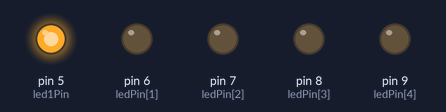
This sketch was run on a simulated Arduino Uno, built with avr-gcc and run on an emulated ATmega328P. Shown: output pins drawn as LEDs (lit = HIGH).

Above: at 0.5 s.
At 1.5 s:
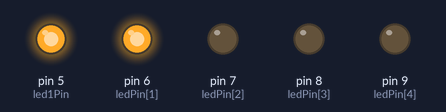
At 2.5 s:
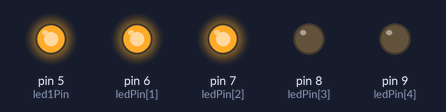
At 3.5 s:
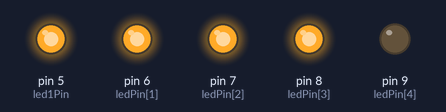
At 4.5 s:
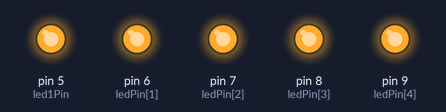
Timing chart, 0 to 5.8 s (numbered marks = the images above):
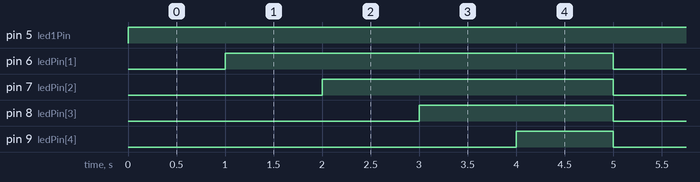

The sketch:

Programmers_Die.ino
```cpp
// which digital pins are the LEDs on
//a array is a collection of variables

int led1Pin = 5;
int led2Pin = 6;
int led3Pin = 7;
int led4Pin = 8;
int led5Pin = 9;

int ledPin[] = {5,6,7,8,9};

void setup() {
 //set up all LED pins to output mode
   for(int i = 0; i < 5; i++){
    pinMode(ledPin[i],OUTPUT);
  }

  pinMode(led1Pin, OUTPUT);

}

void loop() {
  for(int i = 0; i < 5; i++){
    digitalWrite(ledPin[i],LOW);
  }
  for(int i = 0; i < 5; i++){
    digitalWrite(ledPin[i],HIGH);
    delay(1000);
}

}
```

Measured:
- by itself, pin 5 (led1Pin): LOW → HIGH at 0.00 s
- by itself, pin 6 (ledPin[1]): alternates HIGH for 4.0 s and LOW for 1.0 s
- by itself, pin 7 (ledPin[2]): alternates HIGH for 3.0 s and LOW for 2.0 s
- by itself, pin 8 (ledPin[3]): alternates HIGH for 2.0 s and LOW for 3.0 s
- by itself, pin 9 (ledPin[4]): alternates HIGH for 1.0 s and LOW for 4.0 s
